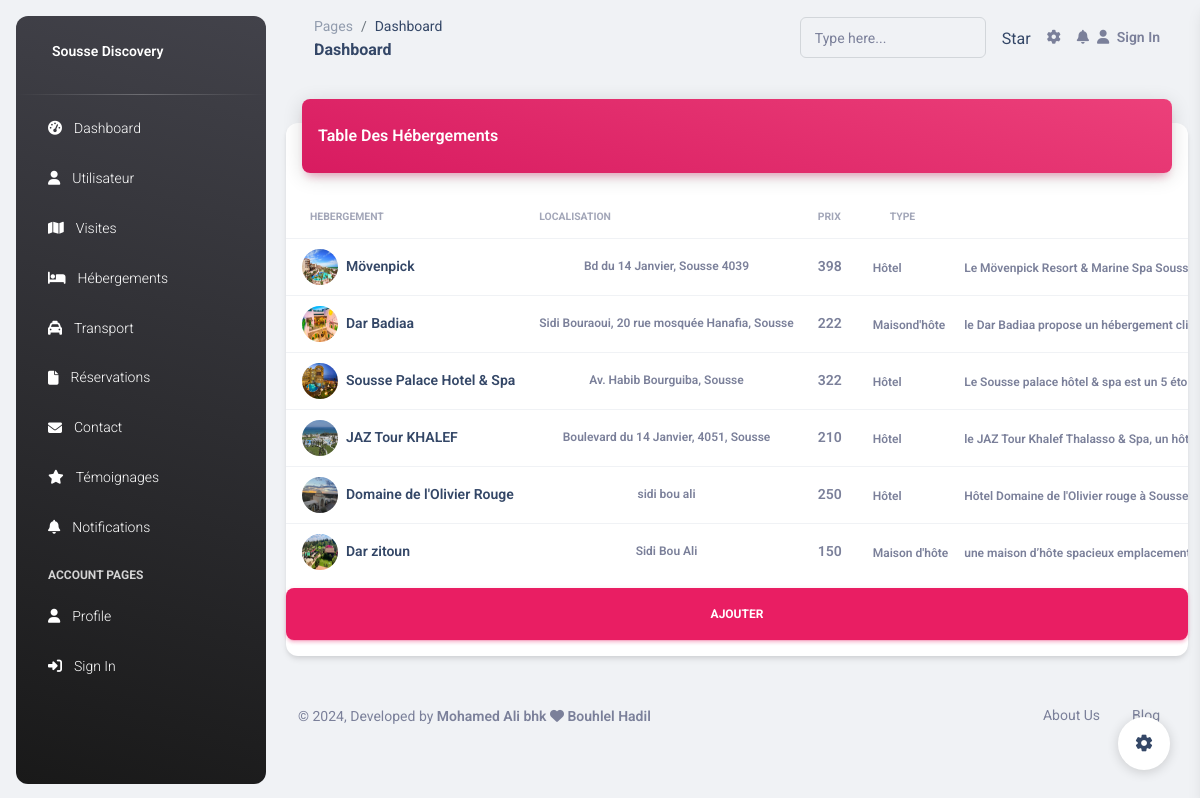
The app's page /connexion/hebergement.php (signed in) with its own data.
### tables this page shows
CREATE TABLE IF NOT EXISTS `hebergement` (
  `id` int NOT NULL AUTO_INCREMENT,
  `nom` varchar(50) NOT NULL,
  `localisation` varchar(200) NOT NULL,
  `prix` int NOT NULL,
  `image` varchar(150) NOT NULL,
  `type` varchar(50) NOT NULL,
  `description` text NOT NULL,
  PRIMARY KEY (`id`)
);

### connexion/database.php (called while the page is built, shortened)
<?php
class database
{
    private $link;
    public function __construct()
    {
        global $link;
        if (is_null($link)) {
            $server = 'localhost';
            $login = 'root';
            $password = '';
            $database = 'sousse_discovery';
            try {
                $this->link = new mysqli($server, $login, $password, $database);
                $this->link->set_charset("utf8");
            } catch (mysqli_sql_exception $e) {
                echo 'Problem de connexion--> ' . $e;
            }
        }
    }
    public function getConnectionDB()
    {
        return $this->link;
    }
}
?>

### connexion/connexion.php (called while the page is built, shortened)
<?php
require_once("database.php");
require_once("hebergementfct.php");
$database = new database();
$hebergementfct= new hebergementfct($database->getConnectionDB());
?>

### connexion/hebergementfct.php (called while the page is built, shortened)
<?php
class hebergementfct
{
    private $db;
    public function __construct($db)
    {
        $this->db = $db;
    }
    public function read()
    {
        $table = array();
        $query = mysqli_query($this->db, "SELECT * FROM `hebergement`");
        while ($result = mysqli_fetch_array($query)) {
            $table[] = $result;
        }
        return $table;
    }
}

### connexion/hebergement.php (the view, shortened to what this page needs)
<?php require_once('head.php'); ?>
<body class="g-sidenav-show  bg-gray-200">
<?php require_once('navbarr.php'); ?>
    <div class="container-fluid py-4">
      <div class="row">
        <div class="col-12">
          <div class="card my-4">
            <div class="card-header p-0 position-relative mt-n4 mx-3 z-index-2">
              <div class="bg-gradient-primary shadow-primary border-radius-lg pt-4 pb-3">
                <h6 class="text-white text-capitalize ps-3">Table Des hébergements </h6>
              </div>
            </div>
            <div class="card-body px-0 pb-2">
              <div class="table-responsive p-0">
                <table class="table align-items-center justify-content-center mb-0">
                  <thead>
                    <tr>
                      <th class="text-uppercase text-secondary text-xxs font-weight-bolder opacity-7">hebergement</th>
                      <th class="text-uppercase text-secondary text-xxs font-weight-bolder opacity-7 ps-2">Localisation</th>
                      <th class="text-uppercase text-secondary text-xxs font-weight-bolder opacity-7 ps-2">Prix</th>
                      <th class="text-uppercase text-secondary text-xxs font-weight-bolder text-center opacity-7 ps-2">Type</th>
                      <th class="text-uppercase text-secondary text-xxs font-weight-bolder text-center opacity-7 ps-2">Description</th>
                    </tr>
                  </thead>
                  <tbody>
                  <?php
                        $all = $hebergementfct->read();
                        foreach ($all as $i => $item):
                  ?>
                    <tr>
                      <td>
                        <div class="d-flex px-2">
                          <div>
                            <img src="../images/<?= $item["image"]; ?>" class="avatar avatar-sm rounded-circle me-2" alt="spotify">
                          </div>
                          <div class="my-auto">
                            <h6 class="mb-0 text-sm"><?= $item["nom"]; ?></h6>
                          </div>
                        </div>
                      </td>
                      <td class="align-middle text-center">
                        <div class="d-flex align-items-center justify-content-center">
                          <span class="me-2 text-xs font-weight-bold"><?= $item["localisation"]; ?></span>
                        </div>
                      </td>
                      <td>
                        <p class="text-sm font-weight-bold mb-0"><?= $item["prix"]; ?></p>
                      </td>
                      <td>
                        <span class="text-xs font-weight-bold"><?= $item["type"]; ?></span>
                      </td>
                      <td>
                        <span class="text-xs font-weight-bold"><?= $item["description"]; ?></span>
                      </td>
                    </tr>
                    <?php endforeach; ?>
                  </tbody>
                </table>
              </div>
            </div>
            <form method="post" class="d-grid gap-2">
                    <button type="button"  class="btn btn-primary py-3 px-5" data-bs-toggle="modal" data-bs-target="#ajouter">Ajouter</button>
            </form>
          </div>
        </div>
      </div>
      <?php require_once('footerd.php'); ?>
    </div>
  </main>
  <?php require_once('sidebar.php');
   require_once('script.php'); ?>
</body>
</html>

### records on screen
hebergement: image (picture), nom "Mövenpick", localisation "Bd du 14 Janvier, Sousse 4039", prix "398", type "Hôtel", description "Le Mövenpick Resort & Marine Spa…"
hebergement: image (picture), nom "Dar Badiaa", localisation "Sidi Bouraoui, 20 rue mosquée Hanafia, Sousse", prix "222", type "Maisond'hôte", description "le Dar Badiaa propose un hébergement…"
hebergement: image (picture), nom "Sousse Palace Hotel & Spa", localisation "Av. Habib Bourguiba, Sousse", prix "322", type "Hôtel", description "Le Sousse palace hôtel & spa est un 5…"
hebergement: image (picture), nom "JAZ Tour KHALEF", localisation "Boulevard du 14 Janvier, 4051, Sousse", prix "210", type "Hôtel", description "le JAZ Tour Khalef Thalasso & Spa, un…"
hebergement: image (picture), nom "Domaine de l'Olivier Rouge", localisation "sidi bou ali", prix "250", type "Hôtel", description "Hôtel Domaine de l'Olivier rouge à Sousse…"
hebergement: image (picture), nom "Dar zitoun", localisation "Sidi Bou Ali", prix "150", type "Maison d'hôte", description "une maison d’hôte spacieux…"
